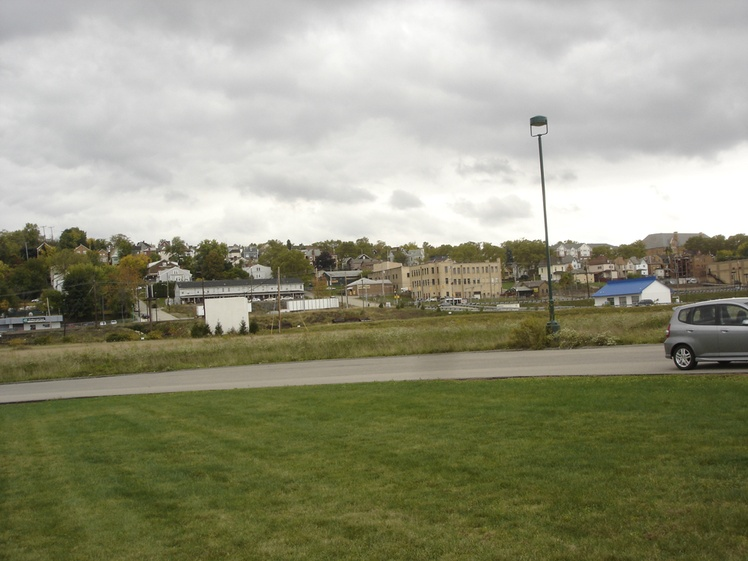
#> input picture HW3/Images/Q2/Working set/I1.jpg, 748 x 561 px, shrunk from 1000 x 750 before the run
$ jupyter execute --allow-errors Q2_b.ipynb   (shell and % lines are left out)   (older library calls are emulated)
#> lines starting #> are read from the running program, lines starting #| are printed output that depends on the picture
[cell 1]
import numpy as np
import matplotlib.pyplot as plt
from PIL import Image
from PIL import ImageFilter
from scipy import ndimage
import cv2

import cPickle

from sklearn import linear_model, datasets

pic_1=cv2.imread("Images/Q2/Working set/I1.jpg")
#> pic_1 is the input picture: shape (561, 748, 3); mean B, G, R 125, 148.2, 147.8
pic_2=cv2.imread("Images/Q2/Working set/I2.jpg")
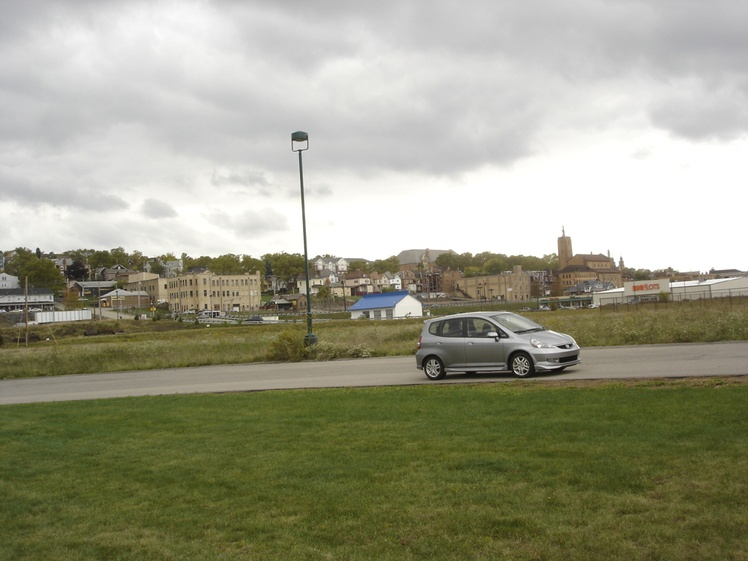
#> input picture HW3/Images/Q2/Working set/I2.jpg, 748 x 561 px, shrunk from 1000 x 750 before the run
#> pic_2 is the input picture: shape (561, 748, 3); mean B, G, R 134.4, 155.7, 155.6
pic_3=cv2.imread("Images/Q2/Working set/I3.jpg")
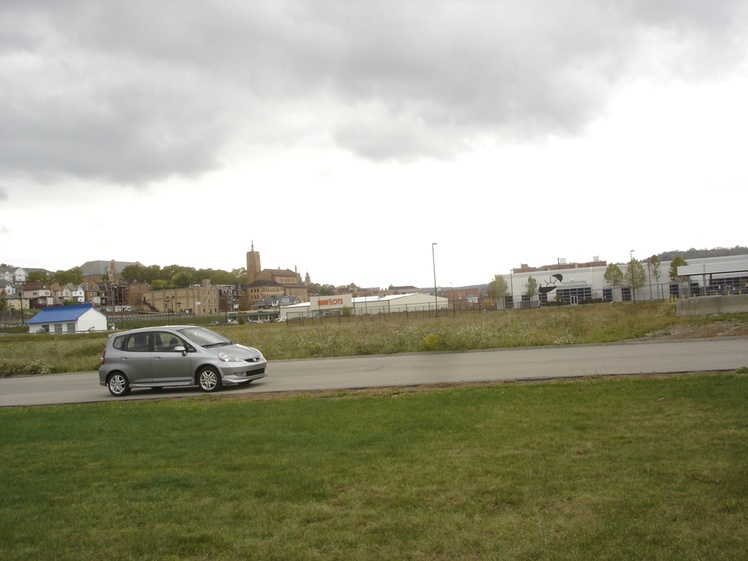
#> input picture HW3/Images/Q2/Working set/I3.jpg, 748 x 561 px, shrunk from 1000 x 750 before the run
#> pic_3 is the input picture: shape (561, 748, 3); mean B, G, R 144.5, 164.3, 164.8
pic_1=cv2.cvtColor(pic_1,cv2.COLOR_BGR2RGB)
pic_2=cv2.cvtColor(pic_2,cv2.COLOR_BGR2RGB)
pic_3=cv2.cvtColor(pic_3,cv2.COLOR_BGR2RGB)

[cell 2]
def extract_features(img):
    gray=cv2.cvtColor(img,cv2.COLOR_BGR2GRAY)
    brisk=cv2.BRISK()
    kps,descs=brisk.detectAndCompute(gray,None)
    return (kps,descs)

def match_kp(descs1,descs2):
    matcher = cv2.DescriptorMatcher_create("BruteForce")
    rawMatches = matcher.knnMatch(descs1, descs2, 2)
    matches = []
    for m in rawMatches:
        if len(m) == 2 and m[0].distance < m[1].distance * .75:
            matches.append((m[0].trainIdx, m[0].queryIdx))
    return matches

def calc_H(matches,kp1,kp2):
    ptsA = np.float32([kp1[i].pt for (_, i) in matches])
    ptsB = np.float32([kp2[i].pt for (i, _) in matches])
    (H, status) = cv2.findHomography(ptsB,ptsA,cv2.RANSAC,
        5)
    return H

def evenify(img):
    size_x=img.shape[0]
    size_y=img.shape[1]
    #if odd remove one column to make even
    if size_x%2!=0:
        img=img[:size_x-1,:]
    if size_y%2!=0:
        img=img[:,:size_y-1]
    return img

def fuzz(one,two):
    one=evenify(one)
    two=evenify(two)
    ratio=(one.shape[1])/float(two.shape[1])
    n=2
    G = one.copy()
    gpA = [G]
    for i in xrange(n):
        G = cv2.pyrDown(G)
        gpA.append(G)

    # generate Gaussian pyramid for two
    G = two.copy()
    gpB = [G]
    for i in xrange(n):
        G = cv2.pyrDown(G)
        gpB.append(G)

    # generate Laplacian Pyramid for one
    lpA = [gpA[n-1]]
    for i in xrange(n-1,0,-1):
        GE = cv2.pyrUp(gpA[i])
        L = cv2.subtract(gpA[i-1],GE)
        lpA.append(L)

    # generate Laplacian Pyramid for two
    lpB = [gpB[n-1]]
    for i in xrange(n-1,0,-1):
        GE = cv2.pyrUp(gpB[i])
        L = cv2.subtract(gpB[i-1],GE)
        lpB.append(L)


    # Now add left and right halves of images in each level
    LS = []
    for la,lb in zip(lpA,lpB):
        rows,cols,dpt = la.shape
        ls = np.hstack((la[:,0:int(cols*ratio)], lb[:,int(cols*ratio):]))
#         ls = np.hstack((la[:,0:cols/2], lb[:,cols/2:]))
        LS.append(ls)

    # now reconstruct
    ls_ = LS[0]
    for i in xrange(1,n):
        ls_ = cv2.pyrUp(ls_)
        ls_ = cv2.add(ls_, LS[i])

    # [6 lines of commented-out code are left out]
    return ls_

def plop(H,one,two,corns):
    max_x=np.max(corns[0])
    max_y=np.max(corns[1])
    good_x=sorted(corns[0].tolist())[-2]
    good_y=sorted(corns[1].tolist())[-2]
    result = cv2.warpPerspective(two, H,(int(good_x), int(one.shape[0])))
    result=fuzz(one,result)
#     result[0:one.shape[0], 0:one.shape[1]] = one
    return result

def find_corners(two,H):
    top_right=np.array([two.shape[1],0],dtype="float32")
    bot_right=np.array([two.shape[1],two.shape[0]],dtype="float32")
    top_left=np.array([0,0],dtype="float32")
    bot_left=np.array([0,two.shape[0]],dtype="float32")
    #For some reason, perspective transform requires crazy high dimensionality
    proj_corns=cv2.perspectiveTransform(np.array([[top_right,bot_right,top_left,bot_left]]),H)
    sane_proj_corns=np.transpose(np.ndarray.reshape(proj_corns,(4,2)))
    return sane_proj_corns

def stitch(one,two):
    kps1,descs1=extract_features(one)
#> in extract_features, `kps,descs=brisk.detectAndCompute(gray,None)`: kps = 1992 keypoints; strongest (x, y, size): (288, 241, 13.5), (481, 247, 13.8), (726, 238, 13.7), (301, 244, 13.5)
    kps2,descs2=extract_features(two)
    matches=match_kp(descs1,descs2)
    H=calc_H(matches,kps1,kps2)
    corns=find_corners(two,H)
    result=plop(H,one,two,corns)
    return result

def autocrop(img):
    gray=cv2.cvtColor(img,cv2.COLOR_BGR2GRAY)
    non_empty_columns = np.where(gray.max(axis=0)>0)[0]
    non_empty_rows = np.where(gray.max(axis=1)>0)[0]
    cropBox = (min(non_empty_rows), max(non_empty_rows), min(non_empty_columns), max(non_empty_columns))
    return img[cropBox[0]:cropBox[1]+1, cropBox[2]:cropBox[3]+1 , :]

[cell 3]
# autocrop(one)
result=stitch(pic_1,pic_2)
#> in stitch, `kps1,descs1=extract_features(one)`: kps1 has the same summary as kps in extract_features
#> in extract_features (call 2), `kps,descs=brisk.detectAndCompute(gray,None)`: kps = 1789 keypoints; strongest (x, y, size): (37, 249, 14.4), (311, 256, 26.9), (240, 259, 14.6), (240, 260, 15.5)
#> in stitch, `kps2,descs2=extract_features(two)`: kps2 has the same summary as kps in extract_features
#> in match_kp, `rawMatches = matcher.knnMatch(descs1, descs2, 2)`: rawMatches = 1992 matches
#> after the loop in match_kp, `for m in rawMatches:`: matches = 429 pairs, first value 1 to 1778, second value 0 to 1986
#> in calc_H, `ptsA = np.float32([kp1[i].pt for (_, i) in matches])`: ptsA = 429 pairs, first value 17.4 to 723, second value 117.2 to 527
#> in calc_H, `ptsB = np.float32([kp2[i].pt for (i, _) in matches])`: ptsB = 429 pairs, first value 21.6 to 679.4, second value 133.3 to 540.9
#> in calc_H, `(H, status) = cv2.findHomography(ptsB,ptsA,cv2.RANSAC, 5)`: H = [[0.828, 0.0122, 252.3], [-0.0754, 0.942, 7.29], [-0.000234, 5.13e-06, 1]]; status = 429 values, max 1 at index 0, min 0 at index 5, mean 0.988
#> in find_corners, `proj_corns=cv2.perspectiveTransform(np.array([[top_right,bot_right,top..`: proj_corns = [[1056.2, -59.52], [1060.8, 578.9], [252.3, 7.29], [258.4, 534.3]]
#> in find_corners, `sane_proj_corns=np.transpose(np.ndarray.reshape(proj_corns,(4,2)))`: sane_proj_corns = [[1056.2, 1060.8, 252.3, 258.4], [-59.52, 578.9, 7.29, 534.3]]
#> in stitch, `corns=find_corners(two,H)`: corns has the same summary as sane_proj_corns in find_corners
#> in plop, `max_x=np.max(corns[0])`: max_x = 1060.8
#> in plop, `max_y=np.max(corns[1])`: max_y = 578.9
#> in plop, `good_x=sorted(corns[0].tolist())[-2]`: good_x = 1056.2
#> in plop, `good_y=sorted(corns[1].tolist())[-2]`: good_y = 534.3
#> after the loop in fuzz, `for i in xrange(n):`: gpA = 3 items
#> after the loop in fuzz, `for i in xrange(n-1,0,-1):`: lpA = 2 items
#> the loop in fuzz, `for la,lb in zip(lpA,lpB):` made 2 passes
#> (rows, cols, dpt) on passes 1 to 2: (280, 374, 3), (560, 748, 3)
# result=stitch(pic_2,pic_1)
# result=autocrop(result)
result=stitch(result,pic_3)
#> in extract_features (call 3), `kps,descs=brisk.detectAndCompute(gray,None)`: kps = 1753 keypoints; strongest (x, y, size): (258, 299, 12), (481, 247, 15.5), (831, 221, 72), (140, 287, 12)
#> in stitch (call 2), `kps1,descs1=extract_features(one)`: kps1 has the same summary as kps in extract_features
#> in extract_features (call 4), `kps,descs=brisk.detectAndCompute(gray,None)`: kps = 1249 keypoints; strongest (x, y, size): (161, 268, 13.8), (182, 347, 13.4), (246, 360, 13.8), (261, 269, 12.9)
#> in stitch (call 2), `kps2,descs2=extract_features(two)`: kps2 has the same summary as kps in extract_features
#> in match_kp (call 2), `rawMatches = matcher.knnMatch(descs1, descs2, 2)`: rawMatches = 1753 matches
#> the loop in fuzz (call 2), `for i in xrange(n-1,0,-1):` made 1 pass
#> pass 1, in fuzz (call 2), `L = cv2.subtract(gpB[i-1],GE)`:
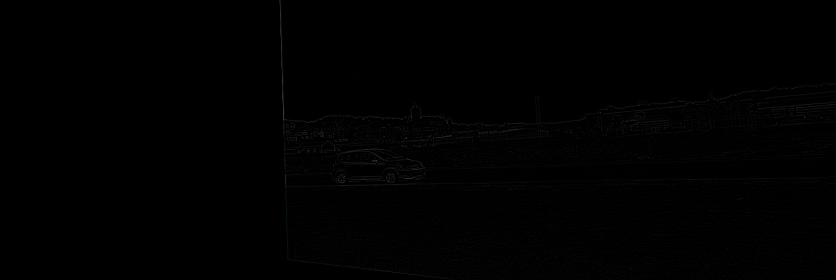
#> L: shape (560, 1672, 3) (shown at 1/2 size); mean of channels 0, 1, 2 0.8, 0.8, 0.8; drawn as B, G, R
#> the loop in fuzz (call 2), `for la,lb in zip(lpA,lpB):` made 2 passes
#> (rows, cols, dpt) on passes 1 to 2: (280, 528, 3), (560, 1056, 3)
#> pass 1, in fuzz (call 2), `ls = np.hstack((la[:,0:int(cols*ratio)], lb[:,int(cols*ratio):]))`:
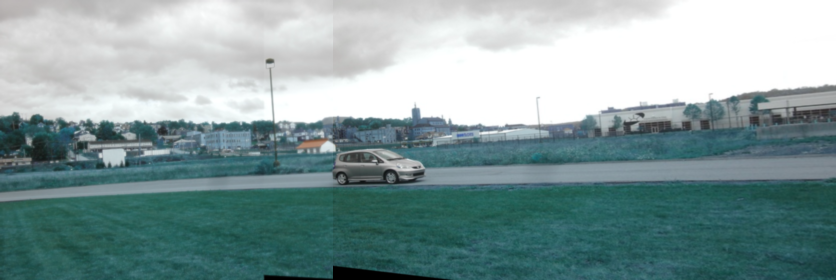
#> ls: shape (280, 836, 3); mean of channels 0, 1, 2 156.9, 156.3, 133; drawn as B, G, R
f2=plt.figure()
f2.set_size_inches(18.5, 10.5)
plt.imshow(result)

[cell 4]
pic_1b=cv2.imread("Images/Q2/Other sets/Normal set/M3.JPG")
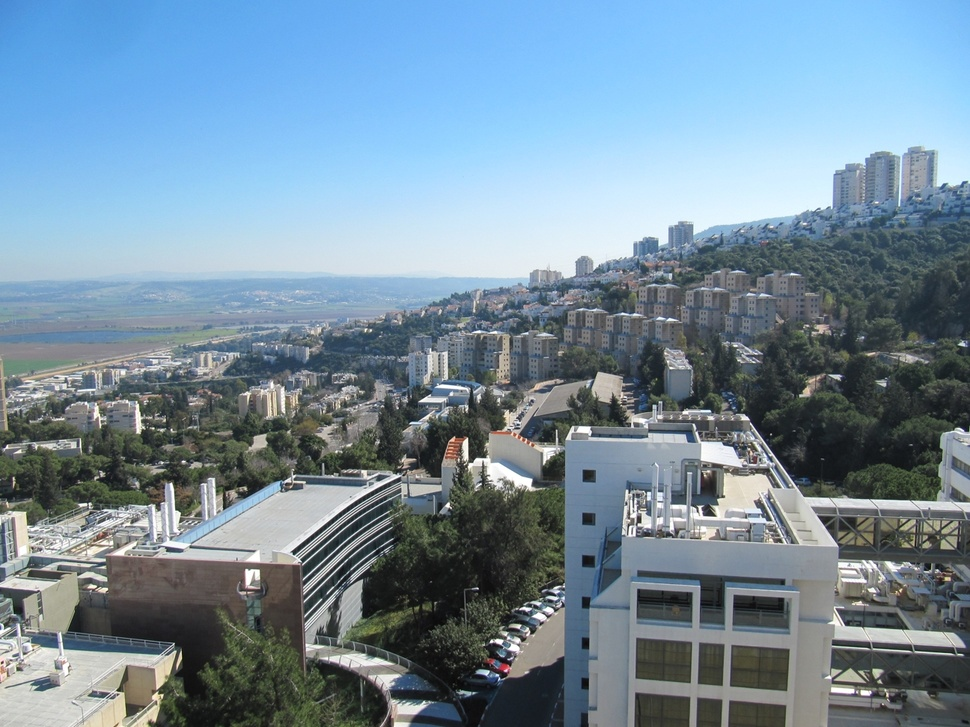
#> input picture HW3/Images/Q2/Other sets/Normal set/M3.JPG, 970 x 727 px, shrunk from 1296 x 972 before the run
#> pic_1b is the input picture: shape (727, 970, 3); mean B, G, R 156.3, 140.4, 117.6
pic_2b=cv2.imread("Images/Q2/Other sets/Normal set/M2.JPG")
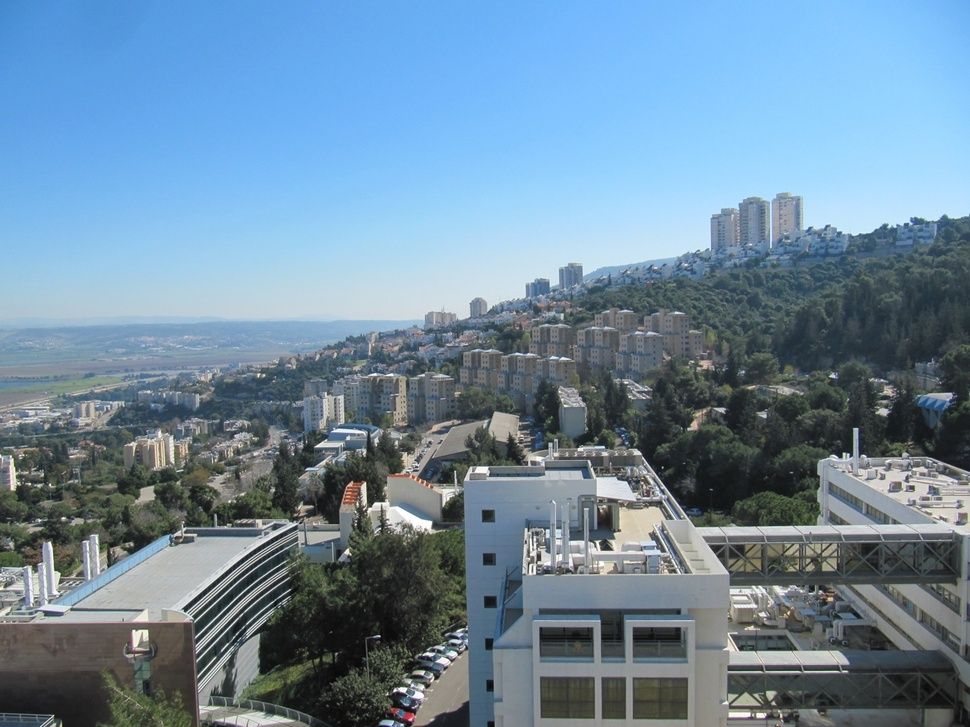
#> input picture HW3/Images/Q2/Other sets/Normal set/M2.JPG, 970 x 727 px, shrunk from 1296 x 972 before the run
#> pic_2b is the input picture: shape (727, 970, 3); mean B, G, R 157.9, 137.4, 110.2
pic_3b=cv2.imread("Images/Q2/Other sets/Normal set/M1.JPG")
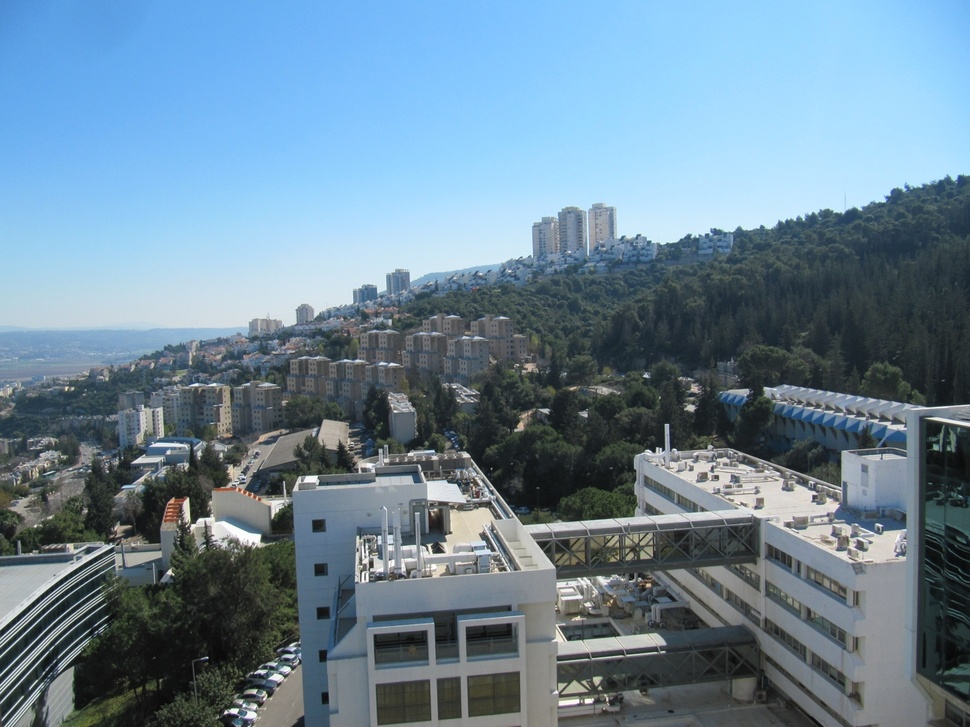
#> input picture HW3/Images/Q2/Other sets/Normal set/M1.JPG, 970 x 727 px, shrunk from 1296 x 972 before the run
#> pic_3b is the input picture: shape (727, 970, 3); mean B, G, R 150.7, 133.1, 107.7
pic_1b=cv2.cvtColor(pic_1b,cv2.COLOR_BGR2RGB)
pic_2b=cv2.cvtColor(pic_2b,cv2.COLOR_BGR2RGB)
pic_3b=cv2.cvtColor(pic_3b,cv2.COLOR_BGR2RGB)
# print(pic_3.shape)
result=stitch(pic_1b,pic_2b)
#> in extract_features (call 5), `kps,descs=brisk.detectAndCompute(gray,None)`: kps = 8517 keypoints; strongest (x, y, size): (477, 588, 12.1), (183, 461, 13.5), (465, 441, 27.6), (640, 522, 11.1)
#> in stitch (call 3), `kps1,descs1=extract_features(one)`: kps1 has the same summary as kps in extract_features
#> in extract_features (call 6), `gray=cv2.cvtColor(img,cv2.COLOR_BGR2GRAY)`:
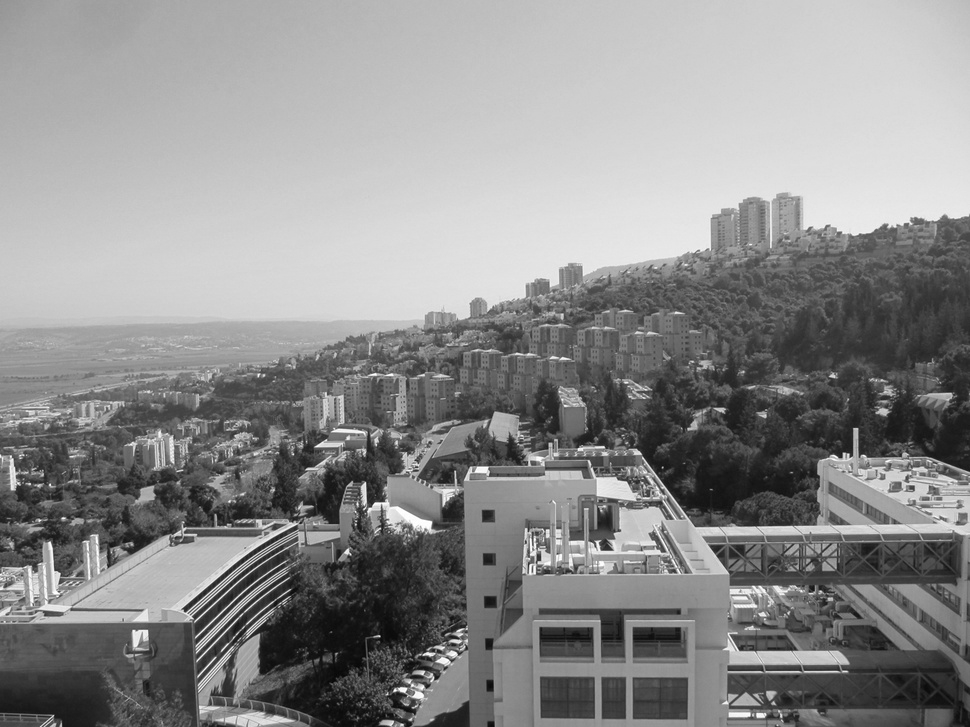
#> gray: shape (727, 970); min 5, max 255, mean 140.4
#> in extract_features (call 6), `kps,descs=brisk.detectAndCompute(gray,None)`: kps = 6948 keypoints; strongest (x, y, size): (379, 636, 11.8), (848, 454, 11.4), (863, 455, 14.5), (364, 484, 24)
#> in stitch (call 3), `kps2,descs2=extract_features(two)`: kps2 has the same summary as kps in extract_features
#> in match_kp (call 3), `rawMatches = matcher.knnMatch(descs1, descs2, 2)`: rawMatches = 8517 matches
#> in plop (call 3), `max_x=np.max(corns[0])`: max_x = 1145.4
#> in plop (call 3), `max_y=np.max(corns[1])`: max_y = 720.6
#> in plop (call 3), `good_x=sorted(corns[0].tolist())[-2]`: good_x = 1098.4
#> in plop (call 3), `good_y=sorted(corns[1].tolist())[-2]`: good_y = 651
#> in plop (call 3), `result = cv2.warpPerspective(two, H,(int(good_x), int(one.shape[0])))`:
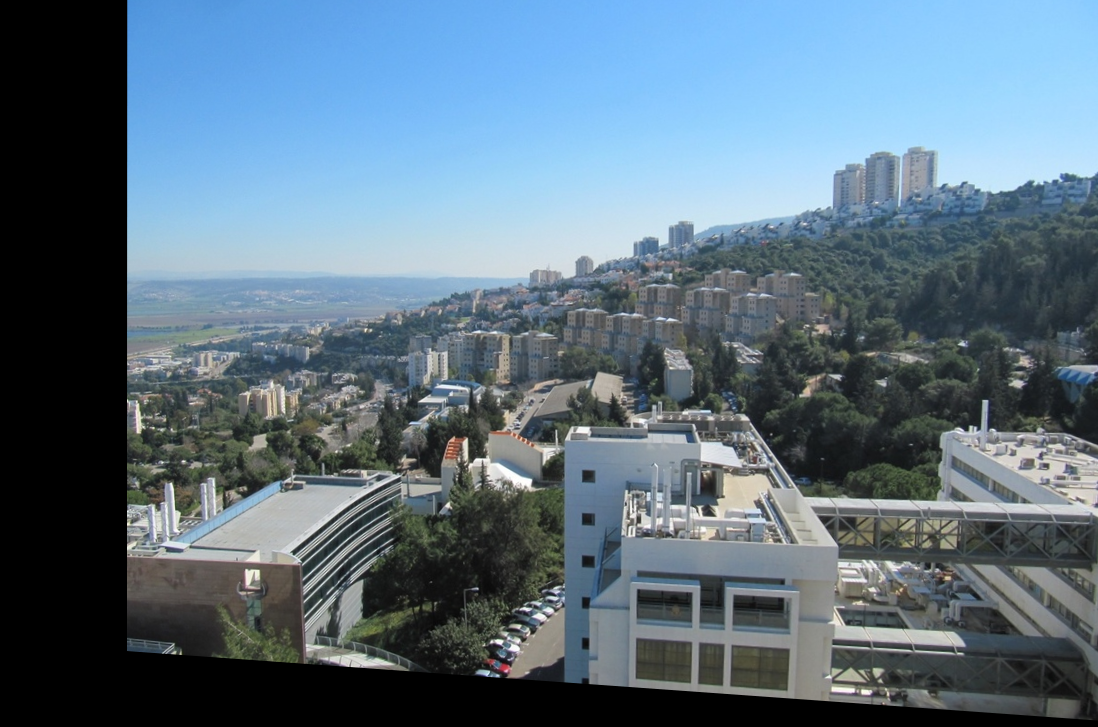
#> result: shape (727, 1098, 3); mean R, G, B 92, 112.4, 126.9
result=stitch(result,pic_3b)
#> in extract_features (call 7), `kps,descs=brisk.detectAndCompute(gray,None)`: kps = 6200 keypoints; strongest (x, y, size): (477, 588, 13), (466, 441, 28.1), (465, 442, 31.3), (183, 461, 13.3)
#> in stitch (call 4), `kps1,descs1=extract_features(one)`: kps1 has the same summary as kps in extract_features
#> in extract_features (call 8), `kps,descs=brisk.detectAndCompute(gray,None)`: kps = 5967 keypoints; strongest (x, y, size): (207, 657, 11.5), (674, 449, 13.6), (657, 448, 13.1), (433, 450, 13)
#> in stitch (call 4), `kps2,descs2=extract_features(two)`: kps2 has the same summary as kps in extract_features
#> in match_kp (call 4), `rawMatches = matcher.knnMatch(descs1, descs2, 2)`: rawMatches = 6200 matches
f2=plt.figure()
f2.set_size_inches(18.5, 10.5)
plt.imshow(result)
